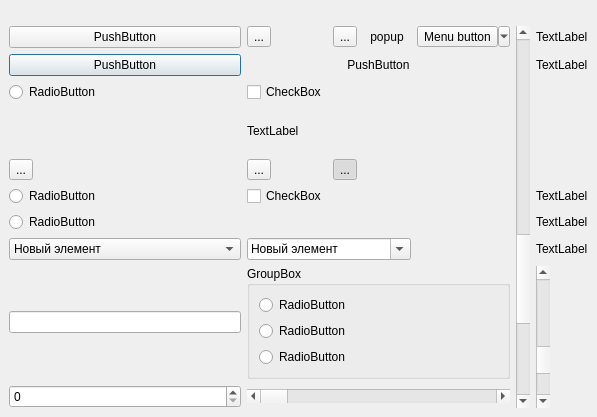
<?xml version="1.0" encoding="UTF-8"?>
<ui version="4.0">
 <class>TestStylesForm</class>
 <widget class="QWidget" name="TestStylesForm">
  <property name="geometry">
   <rect>
    <x>0</x>
    <y>0</y>
    <width>597</width>
    <height>417</height>
   </rect>
  </property>
  <property name="windowTitle">
   <string>Test Form</string>
  </property>
  <layout class="QHBoxLayout" name="horizontalLayout">
   <property name="margin">
    <number>0</number>
   </property>
   <item>
    <widget class="QWidget" name="testWidget" native="true">
     <layout class="QGridLayout" name="gridLayout_2">
      <property name="topMargin">
       <number>26</number>
      </property>
      <item row="0" column="0">
       <widget class="QPushButton" name="pushButton">
        <property name="text">
         <string>PushButton</string>
        </property>
       </widget>
      </item>
      <item row="0" column="3">
       <widget class="QToolButton" name="toolButton_4">
        <property name="text">
         <string>...</string>
        </property>
        <property name="checkable">
         <bool>true</bool>
        </property>
       </widget>
      </item>
      <item row="0" column="4">
       <widget class="QToolButton" name="toolButton">
        <property name="text">
         <string>...</string>
        </property>
        <property name="icon">
         <iconset resource="qtgradienteditor/qtgradienteditor.qrc">
          <normaloff>:/trolltech/qtgradienteditor/images/zoomin.png</normaloff>:/trolltech/qtgradienteditor/images/zoomin.png</iconset>
        </property>
       </widget>
      </item>
      <item row="0" column="5">
       <widget class="QToolButton" name="popupBtn">
        <property name="sizePolicy">
         <sizepolicy hsizetype="Preferred" vsizetype="Preferred">
          <horstretch>0</horstretch>
          <verstretch>0</verstretch>
         </sizepolicy>
        </property>
        <property name="text">
         <string>popup</string>
        </property>
        <property name="icon">
         <iconset resource="qtgradienteditor/qtgradienteditor.qrc">
          <normaloff>:/trolltech/qtgradienteditor/images/minus.png</normaloff>:/trolltech/qtgradienteditor/images/minus.png</iconset>
        </property>
        <property name="popupMode">
         <enum>QToolButton::InstantPopup</enum>
        </property>
        <property name="toolButtonStyle">
         <enum>Qt::ToolButtonTextBesideIcon</enum>
        </property>
        <property name="autoRaise">
         <bool>true</bool>
        </property>
       </widget>
      </item>
      <item row="0" column="6">
       <widget class="QToolButton" name="menuBtn">
        <property name="text">
         <string>Menu button</string>
        </property>
        <property name="icon">
         <iconset resource="qtgradienteditor/qtgradienteditor.qrc">
          <normaloff>:/trolltech/qtgradienteditor/images/plus.png</normaloff>:/trolltech/qtgradienteditor/images/plus.png</iconset>
        </property>
        <property name="popupMode">
         <enum>QToolButton::MenuButtonPopup</enum>
        </property>
       </widget>
      </item>
      <item row="1" column="0">
       <widget class="QPushButton" name="pushButton_2">
        <property name="text">
         <string>PushButton</string>
        </property>
        <property name="default">
         <bool>true</bool>
        </property>
       </widget>
      </item>
      <item row="1" column="3" colspan="4">
       <widget class="QPushButton" name="pushButton_3">
        <property name="text">
         <string>PushButton</string>
        </property>
        <property name="flat">
         <bool>true</bool>
        </property>
       </widget>
      </item>
      <item row="2" column="0">
       <widget class="QRadioButton" name="radioButton">
        <property name="text">
         <string>RadioButton</string>
        </property>
       </widget>
      </item>
      <item row="2" column="3" colspan="4">
       <widget class="QCheckBox" name="checkBox">
        <property name="text">
         <string>CheckBox</string>
        </property>
       </widget>
      </item>
      <item row="2" column="8">
       <widget class="QLabel" name="label">
        <property name="text">
         <string/>
        </property>
        <property name="pixmap">
         <pixmap resource="qtgradienteditor/qtgradienteditor.qrc">:/trolltech/qtgradienteditor/images/logo225x90.gif</pixmap>
        </property>
       </widget>
      </item>
      <item row="5" column="0">
       <widget class="QRadioButton" name="radioButton_2">
        <property name="text">
         <string>RadioButton</string>
        </property>
       </widget>
      </item>
      <item row="5" column="3">
       <widget class="QCheckBox" name="checkBox_2">
        <property name="text">
         <string>CheckBox</string>
        </property>
       </widget>
      </item>
      <item row="6" column="0">
       <widget class="QRadioButton" name="radioButton_3">
        <property name="text">
         <string>RadioButton</string>
        </property>
       </widget>
      </item>
      <item row="7" column="0">
       <widget class="QComboBox" name="comboBox">
        <item>
         <property name="text">
          <string notr="true">Новый элемент</string>
         </property>
        </item>
        <item>
         <property name="text">
          <string notr="true">Новый элемент</string>
         </property>
        </item>
        <item>
         <property name="text">
          <string notr="true">Новый элемент</string>
         </property>
        </item>
        <item>
         <property name="text">
          <string notr="true">Новый элемент</string>
         </property>
        </item>
        <item>
         <property name="text">
          <string notr="true">Новый элемент</string>
         </property>
        </item>
        <item>
         <property name="text">
          <string notr="true">Новый элемент</string>
         </property>
        </item>
        <item>
         <property name="text">
          <string notr="true">Новый элемент</string>
         </property>
        </item>
       </widget>
      </item>
      <item row="7" column="3" colspan="3">
       <widget class="QComboBox" name="comboBox_2">
        <property name="editable">
         <bool>true</bool>
        </property>
        <item>
         <property name="text">
          <string notr="true">Новый элемент</string>
         </property>
        </item>
        <item>
         <property name="text">
          <string notr="true">Новый элемент</string>
         </property>
        </item>
        <item>
         <property name="text">
          <string notr="true">Новый элемент</string>
         </property>
        </item>
        <item>
         <property name="text">
          <string notr="true">Новый элемент</string>
         </property>
        </item>
        <item>
         <property name="text">
          <string notr="true">Новый элемент</string>
         </property>
        </item>
        <item>
         <property name="text">
          <string notr="true">Новый элемент</string>
         </property>
        </item>
        <item>
         <property name="text">
          <string notr="true">Новый элемент</string>
         </property>
        </item>
        <item>
         <property name="text">
          <string notr="true">Новый элемент</string>
         </property>
        </item>
        <item>
         <property name="text">
          <string notr="true">Новый элемент</string>
         </property>
        </item>
        <item>
         <property name="text">
          <string notr="true">Новый элемент</string>
         </property>
        </item>
       </widget>
      </item>
      <item row="8" column="0">
       <widget class="QLineEdit" name="lineEdit"/>
      </item>
      <item row="8" column="3" colspan="4">
       <widget class="QGroupBox" name="groupBox">
        <property name="title">
         <string>GroupBox</string>
        </property>
        <layout class="QVBoxLayout" name="verticalLayout">
         <item>
          <widget class="QRadioButton" name="radioButton_4">
           <property name="text">
            <string>RadioButton</string>
           </property>
          </widget>
         </item>
         <item>
          <widget class="QRadioButton" name="radioButton_5">
           <property name="text">
            <string>RadioButton</string>
           </property>
          </widget>
         </item>
         <item>
          <widget class="QRadioButton" name="radioButton_6">
           <property name="text">
            <string>RadioButton</string>
           </property>
          </widget>
         </item>
        </layout>
       </widget>
      </item>
      <item row="8" column="8" rowspan="2">
       <widget class="QScrollBar" name="verticalScrollBar">
        <property name="value">
         <number>75</number>
        </property>
        <property name="orientation">
         <enum>Qt::Vertical</enum>
        </property>
       </widget>
      </item>
      <item row="9" column="0">
       <widget class="QSpinBox" name="spinBox"/>
      </item>
      <item row="9" column="3" colspan="4">
       <widget class="QScrollBar" name="horizontalScrollBar">
        <property name="orientation">
         <enum>Qt::Horizontal</enum>
        </property>
       </widget>
      </item>
      <item row="5" column="8">
       <widget class="QLabel" name="label_2">
        <property name="text">
         <string>TextLabel</string>
        </property>
       </widget>
      </item>
      <item row="6" column="8">
       <widget class="QLabel" name="label_3">
        <property name="text">
         <string>TextLabel</string>
        </property>
       </widget>
      </item>
      <item row="7" column="8">
       <widget class="QLabel" name="label_4">
        <property name="text">
         <string>TextLabel</string>
        </property>
       </widget>
      </item>
      <item row="1" column="8">
       <widget class="QLabel" name="label_5">
        <property name="text">
         <string>TextLabel</string>
        </property>
       </widget>
      </item>
      <item row="0" column="8">
       <widget class="QLabel" name="label_6">
        <property name="text">
         <string>TextLabel</string>
        </property>
       </widget>
      </item>
      <item row="0" column="7" rowspan="10">
       <widget class="QScrollBar" name="verticalScrollBar_2">
        <property name="maximum">
         <number>30</number>
        </property>
        <property name="value">
         <number>22</number>
        </property>
        <property name="orientation">
         <enum>Qt::Vertical</enum>
        </property>
       </widget>
      </item>
      <item row="4" column="0">
       <widget class="QToolButton" name="toolButton_2">
        <property name="text">
         <string>...</string>
        </property>
        <property name="checkable">
         <bool>true</bool>
        </property>
        <property name="checked">
         <bool>false</bool>
        </property>
       </widget>
      </item>
      <item row="4" column="3">
       <widget class="QToolButton" name="toolButton_3">
        <property name="text">
         <string>...</string>
        </property>
        <property name="checkable">
         <bool>true</bool>
        </property>
        <property name="checked">
         <bool>false</bool>
        </property>
       </widget>
      </item>
      <item row="4" column="4">
       <widget class="QToolButton" name="toolButton_5">
        <property name="text">
         <string>...</string>
        </property>
        <property name="checkable">
         <bool>true</bool>
        </property>
        <property name="checked">
         <bool>true</bool>
        </property>
       </widget>
      </item>
      <item row="3" column="0">
       <widget class="QLabel" name="ti">
        <property name="text">
         <string/>
        </property>
        <property name="pixmap">
         <pixmap resource="qtgradienteditor/qtgradienteditor.qrc">:/trolltech/qtgradienteditor/images/testimage.png</pixmap>
        </property>
       </widget>
      </item>
      <item row="3" column="3">
       <widget class="QLabel" name="ti2">
        <property name="text">
         <string>TextLabel</string>
        </property>
       </widget>
      </item>
     </layout>
    </widget>
   </item>
  </layout>
 </widget>
 <resources>
  <include location="qtgradienteditor/qtgradienteditor.qrc"/>
 </resources>
 <connections/>
</ui>
